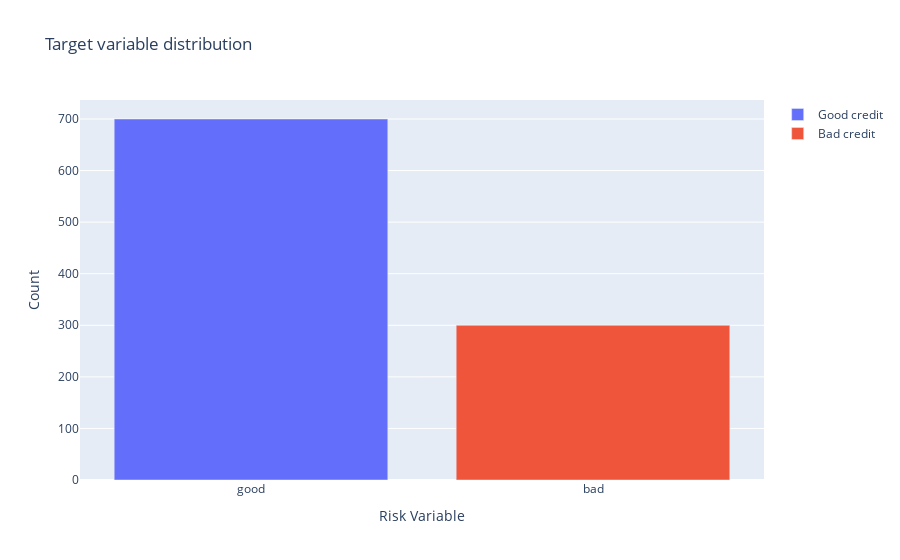

Write notebook code for a chart like this one.
### Markdown cell above
<h2>Let's start looking through target variable and their distribuition</h2>

### Code cell
# it's a library that we work with plotly
import plotly.offline as py
py.init_notebook_mode(connected=True) # this code, allow us to work with offline plotly version
import plotly.graph_objs as go # it's like "plt" of matplot
import plotly.tools as tls # It's useful to we get some tools of plotly
import warnings # This library will be used to ignore some warnings
from collections import Counter # To do counter of some features

trace0 = go.Bar(
            x = df_credit[df_credit["Risk"]== 'good']["Risk"].value_counts().index.values,
            y = df_credit[df_credit["Risk"]== 'good']["Risk"].value_counts().values,
            name='Good credit'
    )

trace1 = go.Bar(
            x = df_credit[df_credit["Risk"]== 'bad']["Risk"].value_counts().index.values,
            y = df_credit[df_credit["Risk"]== 'bad']["Risk"].value_counts().values,
            name='Bad credit'
    )

data = [trace0, trace1]

layout = go.Layout(

)

layout = go.Layout(
    yaxis=dict(
        title='Count'
    ),
    xaxis=dict(
        title='Risk Variable'
    ),
    title='Target variable distribution'
)

fig = go.Figure(data=data, layout=layout)

py.iplot(fig, filename='grouped-bar')

### Figure 1 — Plotly figure (JSON) as saved in the notebook; plotly's stock layout.template omitted (floating-point values rounded to 4 significant figures)
{"data": [{"name": "Good credit", "x": ["good"], "y": [700], "type": "bar"}, {"name": "Bad credit", "x": ["bad"], "y": [300], "type": "bar"}], "layout": {"title": {"text": "Target variable distribution"}, "xaxis": {"title": {"text": "Risk Variable"}}, "yaxis": {"title": {"text": "Count"}}}}
